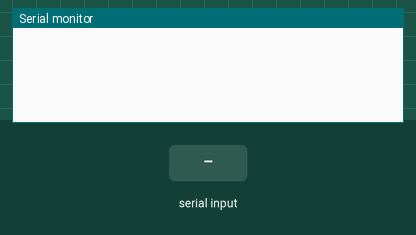
Recording of a sketch running on a simulated Arduino Uno, built with avr-gcc and run on an emulated ATmega328P. Parts: the last lines printed to the serial monitor. The test bench sets the inputs (shaded band).

Above: at 1.2 s.
1.3 s: byte 30 received over Serial
At 1.7 s:
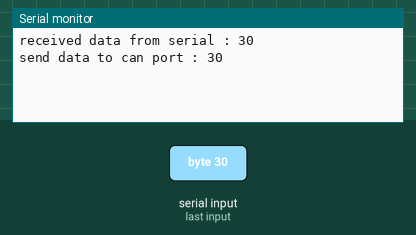
2.8 s: byte 90 received over Serial
At 4.0 s:
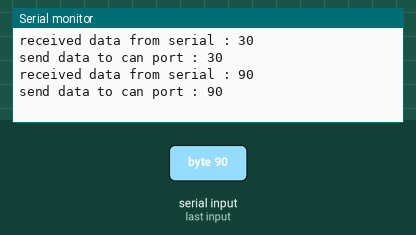
4.3 s: byte 120 received over Serial
At 5.2 s:
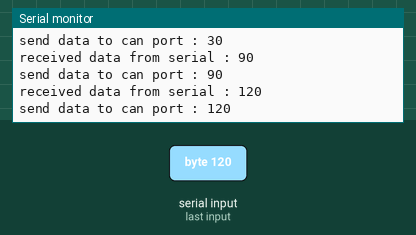

The sketch:

serial2can.ino
```cpp
#include <CAN.h>

char rxBuffer;

void setup()
{
    Serial.begin(9600);
    if(!CAN.begin(500E3))
    {
        Serial.println("starting CAN failed");
        while(1);
    }
}

void loop()
{
    while(Serial.available() > 0)
    {
        if(rxBuffer = Serial.read())
        {
          Serial.print("received data from serial : ");
          Serial.println((signed int)rxBuffer);
          CAN.beginPacket(0x123);
          CAN.write(rxBuffer);
          CAN.endPacket();
          Serial.print("send data to can port : ");
          Serial.println((signed int)rxBuffer);
        }
    }
}

void serialEvent()
{

}
```

Measured:
- after the input at 1.3 s, the serial monitor: prints a new line at once (image 1)
- after the input at 2.8 s, the serial monitor: prints a new line at once (image 2)
- after the input at 4.3 s, the serial monitor: prints a new line at once (image 3)
